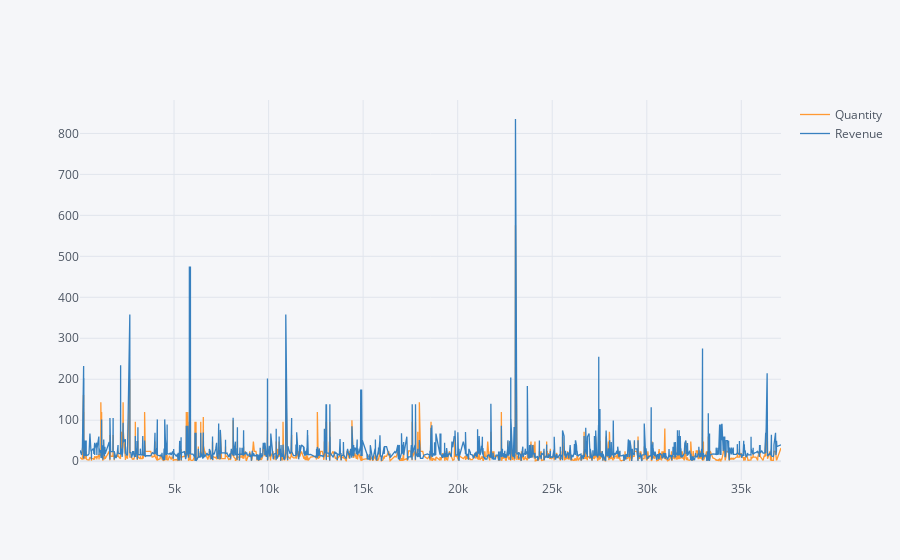

The code cell stored with this chart in its notebook:
### Code cell
data.iloc[:,1:].iplot(kind='line')

### Figure 1 — Plotly figure (JSON) as saved in the notebook; plotly's stock layout.template omitted (floating-point values rounded to 4 significant figures; data arrays with more than 128 entries replaced by an {"elided": "..."} marker saying what was removed)
{"data": [{"line": {"color": "rgba(255, 153, 51, 1.0)", "dash": "solid", "shape": "linear", "width": 1.3}, "mode": "lines", "name": "Quantity", "text": "", "type": "scatter", "x": {"elided": "2454 int values"}, "y": {"elided": "2454 int values"}}, {"line": {"color": "rgba(55, 128, 191, 1.0)", "dash": "solid", "shape": "linear", "width": 1.3}, "mode": "lines", "name": "Revenue", "text": "", "type": "scatter", "x": {"elided": "2454 int values"}, "y": {"elided": "2454 float values"}}], "layout": {"legend": {"bgcolor": "#F5F6F9", "font": {"color": "#4D5663"}}, "paper_bgcolor": "#F5F6F9", "plot_bgcolor": "#F5F6F9", "title": {"font": {"color": "#4D5663"}}, "xaxis": {"gridcolor": "#E1E5ED", "showgrid": true, "tickfont": {"color": "#4D5663"}, "title": {"font": {"color": "#4D5663"}, "text": ""}, "zerolinecolor": "#E1E5ED"}, "yaxis": {"gridcolor": "#E1E5ED", "showgrid": true, "tickfont": {"color": "#4D5663"}, "title": {"font": {"color": "#4D5663"}, "text": ""}, "zerolinecolor": "#E1E5ED"}}}
